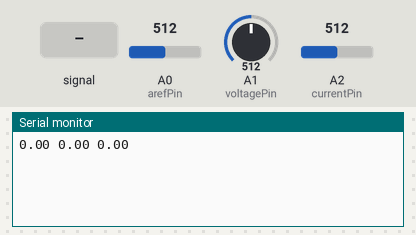
Simulated run of this sketch. Board: Arduino Uno, built with avr-gcc and run on an emulated ATmega328P. On the bench: the last lines printed to the serial monitor. The test bench sets the inputs (shaded band); at power-on: A0 (arefPin) = 512, A1 (voltagePin) = 512, A2 (currentPin) = 512.

Above: at 1.2 s.
1.3 s: A1 (voltagePin) fed a 200 Hz sine of ±81 counts around its level
At 2.6 s:
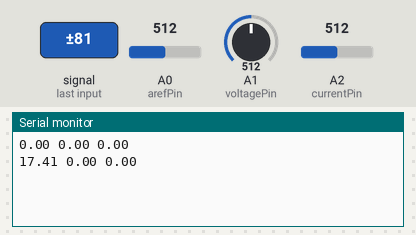
2.8 s: A0 (arefPin) set to 716
At 3.8 s:
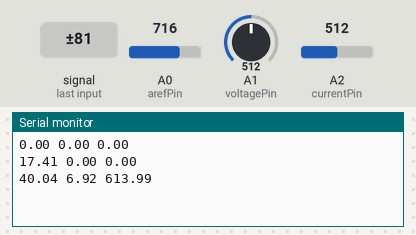
4.3 s: A1 (voltagePin) set to 716
At 5.6 s:
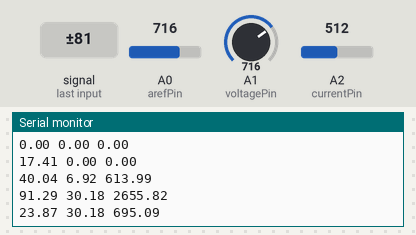
5.8 s: A2 (currentPin) set to 716
At 6.9 s:
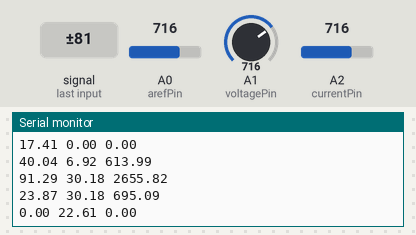
7.3 s: A0 (arefPin) set to 900
At 8.5 s:
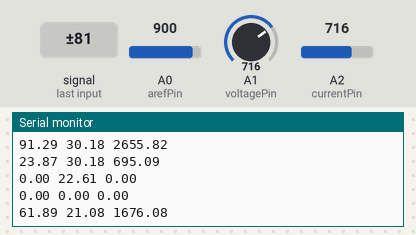
8.8 s: A2 (currentPin) set to 900
At 9.7 s:
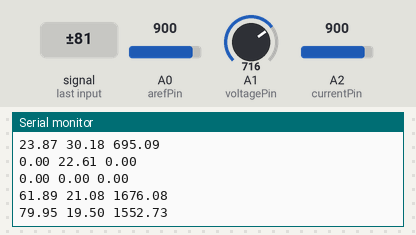
Timing chart, 0 to 11.3 s (numbered marks = the images above; inputs shaded):
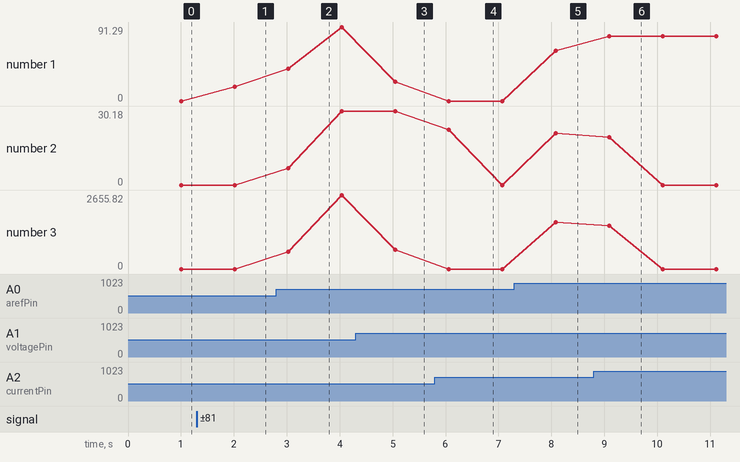

The sketch:

Yageta_dc_current-210406.ino
```cpp
// 端子定義
const int arefPin = 0;
const int voltagePin = 1;
const int currentPin = 2;

// 通信設定
#define SER_SPEED  (115200)

// 商用電源周波数
// NIFS は(60)、東京は（50）
#define POWER_FREQ        (60)

// １サイクルあたりのサンプル数
#define NUMBER_OF_SAMPLES (24)

// サンプリング間隔(マイクロ秒 = 1000000)
#define SAMPLING_PERIOD   (1000000/(POWER_FREQ * NUMBER_OF_SAMPLES))

// デバッグ用
#define DEBUG 0

// 実効電圧、実効電流、有効電力
// rms = 実効値
float Vrms;
float Irms;
float Watt;

// サンプリング用バッファ
int VASamples[NUMBER_OF_SAMPLES*4];

void calcWatt(void)
{
#define kVT    (88.99)    // 実測にもとづく係数, V=Voltage
#define kCT    (100.0 * 0.99 / 3000.0) // R * 係数 / 巻き数, 100(Ohm), C=Current

  unsigned long t1,t2;
  int i,r,v1,a1,a2,v2;

  t1 = micros();

  // １サイクル分のAD値をサンプリング
  for(i=0; i<NUMBER_OF_SAMPLES; i++){

    r = analogRead(arefPin);
    v1 = analogRead(voltagePin);
    a1 = analogRead(currentPin);
    a2 = analogRead(currentPin);
    v2 = analogRead(voltagePin);

    VASamples[(i*4)+0] = v1 - r;
    VASamples[(i*4)+1] = a1 - r;
    VASamples[(i*4)+2] = a2 - r;
    VASamples[(i*4)+3] = v2 - r;

    do {
      t2 = micros();
    }
    while((t2 - t1) < SAMPLING_PERIOD);
    t1 += SAMPLING_PERIOD;
  }

  // １サイクル分の電圧と電流、電力を加算
  Vrms = 0;
  Irms = 0;
  Watt = 0;

  for(i=0; i<NUMBER_OF_SAMPLES; i++){
    v1 = VASamples[(i*4)+0];
    a1 = VASamples[(i*4)+1];
    a2 = VASamples[(i*4)+2];
    v2 = VASamples[(i*4)+3];

    float vv = ((((v1+v2)/2) * 5.0) / 1024) * kVT;
    float aa = ((((a1+a2)/2) * 5.0) / 1024) / kCT;

    Vrms += vv * vv;
    Irms += aa * aa;
    Watt += vv * aa;
  }

  // 2乗平均平方根(rms)を求める
  Vrms = sqrt(Vrms / NUMBER_OF_SAMPLES);
  Irms = sqrt(Irms / NUMBER_OF_SAMPLES);

  // 平均電力を求める
  Watt = Watt / NUMBER_OF_SAMPLES;
}

float watt_hour;
float vrms_sum;
float irms_sum;
float watt_sum;
int watt_samples;
unsigned long last_update;

void setup()
{
  Serial.begin(SER_SPEED);
  watt_hour     = 0;
  vrms_sum      = 0;
  irms_sum      = 0;
  watt_sum      = 0;
  watt_samples  = 0;
  last_update   = millis();
}

void loop()
{
  unsigned long curr_time;

  // 電力を計算
  calcWatt();

  // 1秒分加算する
  vrms_sum += Vrms;
  irms_sum += Irms;
  watt_sum += Watt;
  watt_samples++;

  // １秒経過したらシリアルに出力
  curr_time = millis();
  if( (curr_time - last_update) > 1000 ){
#if DEBUG
    for(int i=0; i<NUMBER_OF_SAMPLES; i++){
      Serial.print(VASamples[(i*4)+0]);
      Serial.print('\t');
      Serial.println(VASamples[(i*4)+1]);
      Serial.print(VASamples[(i*4)+3]);
      Serial.print('\t');
      Serial.println(VASamples[(i*4)+2]);
    }
#endif
    vrms_sum /= watt_samples;
    irms_sum /= watt_samples;
    watt_sum /= watt_samples;

    Serial.print(vrms_sum);
//    Serial.print("Vrms, ");
    Serial.print(" ");

    Serial.print(irms_sum);
//    Serial.print("Irms, ");
    Serial.print(" ");

//    Serial.print(vrms_sum * irms_sum);
//    Serial.print("VA, ");

    Serial.println(watt_sum);
//    Serial.print("W, ");

    // 力率 = 有効電力 / 皮相電力
//    Serial.print((watt_sum * 100) / (vrms_sum * irms_sum));
//    Serial.print("%, ");

    // 積算Whを求める
//    watt_hour += watt_sum / 3600.0;
//    Serial.print(watt_hour);
//    Serial.println("Wh");

    watt_samples = 0;
    vrms_sum = irms_sum = watt_sum = 0;

    last_update = curr_time;
  }
}
```

Measured:
- after the input at 1.3 s, the serial monitor: prints a new line after 0.72 s (image 1)
- after the input at 2.8 s, the serial monitor: prints a new line after 0.23 s (image 2)
- after the input at 4.3 s, the serial monitor: prints a new line after 0.75 s (image 3)
- after the input at 5.8 s, the serial monitor: prints a new line after 0.26 s (image 4)
- after the input at 7.3 s, the serial monitor: prints a new line after 0.78 s (image 5)
- after the input at 8.8 s, the serial monitor: prints a new line after 0.29 s (image 6)
- plotted number 1: 0 → 17.41 after the input at 1.3 s, 17.41 → 91.29 after the input at 2.8 s, 91.29 → 23.87 after the input at 4.3 s, 0 → 61.89 after the input at 7.3 s
- plotted number 2: 0 → 30.18 after the input at 2.8 s, 0 → 21.08 after the input at 7.3 s
